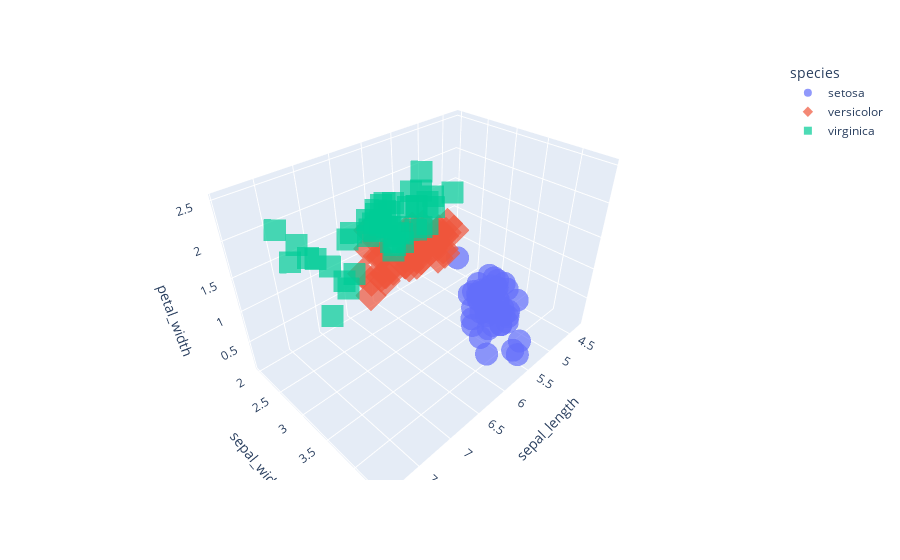

The code cell stored with this chart in its notebook:
### Code cell
fig = px.scatter_3d(iris, x='sepal_length', y='sepal_width', z='petal_width',
              color='species', size_max=18,
              symbol='species', opacity=0.7)
fig

### Figure 1 — Plotly figure (JSON) as saved in the notebook; plotly's stock layout.template omitted (floating-point values rounded to 4 significant figures)
{"data": [{"hovertemplate": "species=setosa<br>sepal_length=%{x}<br>sepal_width=%{y}<br>petal_width=%{z}<extra></extra>", "legendgroup": "setosa", "marker": {"color": "#636efa", "opacity": 0.7, "symbol": "circle"}, "mode": "markers", "name": "setosa", "scene": "scene", "showlegend": true, "type": "scatter3d", "x": [5.1, 4.9, 4.7, 4.6, 5, 5.4, 4.6, 5, 4.4, 4.9, 5.4, 4.8, 4.8, 4.3, 5.8, 5.7, 5.4, 5.1, 5.7, 5.1, 5.4, 5.1, 4.6, 5.1, 4.8, 5, 5, 5.2, 5.2, 4.7, 4.8, 5.4, 5.2, 5.5, 4.9, 5, 5.5, 4.9, 4.4, 5.1, 5, 4.5, 4.4, 5, 5.1, 4.8, 5.1, 4.6, 5.3, 5], "y": [3.5, 3, 3.2, 3.1, 3.6, 3.9, 3.4, 3.4, 2.9, 3.1, 3.7, 3.4, 3, 3, 4, 4.4, 3.9, 3.5, 3.8, 3.8, 3.4, 3.7, 3.6, 3.3, 3.4, 3, 3.4, 3.5, 3.4, 3.2, 3.1, 3.4, 4.1, 4.2, 3.1, 3.2, 3.5, 3.6, 3, 3.4, 3.5, 2.3, 3.2, 3.5, 3.8, 3, 3.8, 3.2, 3.7, 3.3], "z": [0.2, 0.2, 0.2, 0.2, 0.2, 0.4, 0.3, 0.2, 0.2, 0.1, 0.2, 0.2, 0.1, 0.1, 0.2, 0.4, 0.4, 0.3, 0.3, 0.3, 0.2, 0.4, 0.2, 0.5, 0.2, 0.2, 0.4, 0.2, 0.2, 0.2, 0.2, 0.4, 0.1, 0.2, 0.2, 0.2, 0.2, 0.1, 0.2, 0.2, 0.3, 0.3, 0.2, 0.6, 0.4, 0.3, 0.2, 0.2, 0.2, 0.2]}, {"hovertemplate": "species=versicolor<br>sepal_length=%{x}<br>sepal_width=%{y}<br>petal_width=%{z}<extra></extra>", "legendgroup": "versicolor", "marker": {"color": "#EF553B", "opacity": 0.7, "symbol": "diamond"}, "mode": "markers", "name": "versicolor", "scene": "scene", "showlegend": true, "type": "scatter3d", "x": [7, 6.4, 6.9, 5.5, 6.5, 5.7, 6.3, 4.9, 6.6, 5.2, 5, 5.9, 6, 6.1, 5.6, 6.7, 5.6, 5.8, 6.2, 5.6, 5.9, 6.1, 6.3, 6.1, 6.4, 6.6, 6.8, 6.7, 6, 5.7, 5.5, 5.5, 5.8, 6, 5.4, 6, 6.7, 6.3, 5.6, 5.5, 5.5, 6.1, 5.8, 5, 5.6, 5.7, 5.7, 6.2, 5.1, 5.7], "y": [3.2, 3.2, 3.1, 2.3, 2.8, 2.8, 3.3, 2.4, 2.9, 2.7, 2, 3, 2.2, 2.9, 2.9, 3.1, 3, 2.7, 2.2, 2.5, 3.2, 2.8, 2.5, 2.8, 2.9, 3, 2.8, 3, 2.9, 2.6, 2.4, 2.4, 2.7, 2.7, 3, 3.4, 3.1, 2.3, 3, 2.5, 2.6, 3, 2.6, 2.3, 2.7, 3, 2.9, 2.9, 2.5, 2.8], "z": [1.4, 1.5, 1.5, 1.3, 1.5, 1.3, 1.6, 1, 1.3, 1.4, 1, 1.5, 1, 1.4, 1.3, 1.4, 1.5, 1, 1.5, 1.1, 1.8, 1.3, 1.5, 1.2, 1.3, 1.4, 1.4, 1.7, 1.5, 1, 1.1, 1, 1.2, 1.6, 1.5, 1.6, 1.5, 1.3, 1.3, 1.3, 1.2, 1.4, 1.2, 1, 1.3, 1.2, 1.3, 1.3, 1.1, 1.3]}, {"hovertemplate": "species=virginica<br>sepal_length=%{x}<br>sepal_width=%{y}<br>petal_width=%{z}<extra></extra>", "legendgroup": "virginica", "marker": {"color": "#00cc96", "opacity": 0.7, "symbol": "square"}, "mode": "markers", "name": "virginica", "scene": "scene", "showlegend": true, "type": "scatter3d", "x": [6.3, 5.8, 7.1, 6.3, 6.5, 7.6, 4.9, 7.3, 6.7, 7.2, 6.5, 6.4, 6.8, 5.7, 5.8, 6.4, 6.5, 7.7, 7.7, 6, 6.9, 5.6, 7.7, 6.3, 6.7, 7.2, 6.2, 6.1, 6.4, 7.2, 7.4, 7.9, 6.4, 6.3, 6.1, 7.7, 6.3, 6.4, 6, 6.9, 6.7, 6.9, 5.8, 6.8, 6.7, 6.7, 6.3, 6.5, 6.2, 5.9], "y": [3.3, 2.7, 3, 2.9, 3, 3, 2.5, 2.9, 2.5, 3.6, 3.2, 2.7, 3, 2.5, 2.8, 3.2, 3, 3.8, 2.6, 2.2, 3.2, 2.8, 2.8, 2.7, 3.3, 3.2, 2.8, 3, 2.8, 3, 2.8, 3.8, 2.8, 2.8, 2.6, 3, 3.4, 3.1, 3, 3.1, 3.1, 3.1, 2.7, 3.2, 3.3, 3, 2.5, 3, 3.4, 3], "z": [2.5, 1.9, 2.1, 1.8, 2.2, 2.1, 1.7, 1.8, 1.8, 2.5, 2, 1.9, 2.1, 2, 2.4, 2.3, 1.8, 2.2, 2.3, 1.5, 2.3, 2, 2, 1.8, 2.1, 1.8, 1.8, 1.8, 2.1, 1.6, 1.9, 2, 2.2, 1.5, 1.4, 2.3, 2.4, 1.8, 1.8, 2.1, 2.4, 2.3, 1.9, 2.3, 2.5, 2.3, 1.9, 2, 2.3, 1.8]}], "layout": {"legend": {"title": {"text": "species"}, "tracegroupgap": 0}, "margin": {"t": 60}, "scene": {"domain": {"x": [0, 1], "y": [0, 1]}, "xaxis": {"title": {"text": "sepal_length"}}, "yaxis": {"title": {"text": "sepal_width"}}, "zaxis": {"title": {"text": "petal_width"}}}}}
